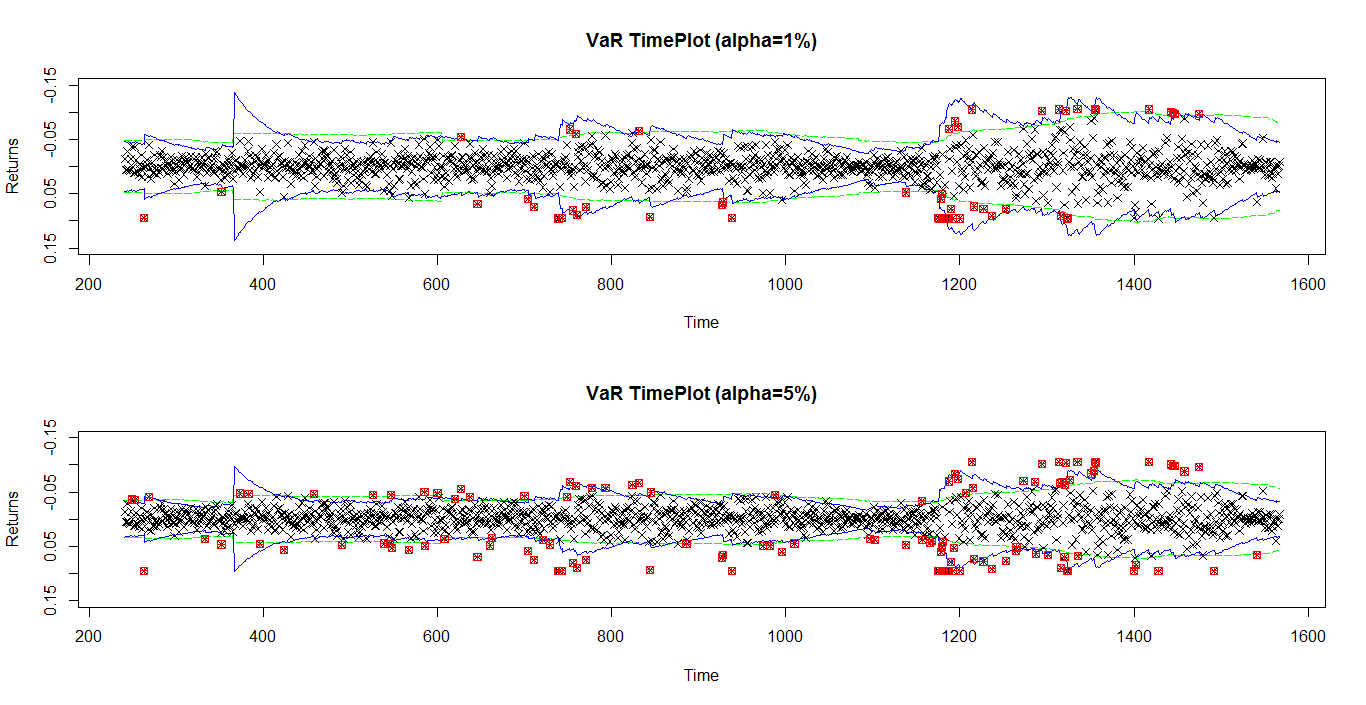

Recreate this plot in R.
# clear variables and close windows
rm(list = ls(all = TRUE))
graphics.off()

VaRest = function(y, method, alpha) {
  # parameter settings
  n = length(y)
  h = 240
  lam = 0.96
  w = 1
  
  # RMA
  if (method == 1) {
    sigma = matrix(1, (n - h), 1) - 1
    tmp = cumsum(y * y)
    tmp1 = (tmp[(h + 1):n] - tmp[1:(n - h)])/h
    sigma = sqrt(((w * tmp1) * w))
  }
  
  # EMA
  if (method == 2) {
    sigma = matrix(1, (n - h), 1) - 1
    j = h
    expo = (h - 1):0
    while (j < n) {
      j = j + 1
      tmp = (lam^expo)^0.5 * y[(j - h):(j - 1)]
      tmp1 = sum(tmp * tmp)
      sigma[j - h] = sqrt(tmp1 * (1 - lam))
    }
  }
  
  # Selecting alpha
  if (alpha == 0.01) {
    qf = qnorm(alpha, 0, 1)
    VaR = qf * sigma
    VaR = cbind(VaR, (-VaR))
  } else if (alpha == 0.05) {
    qf = qnorm(alpha, 0, 1)
    VaR = qf * sigma
    VaR = cbind(VaR, (-VaR))
  }
  
}

# Main computation
x1 = read.table("CMS.txt")
x = x1[1:nrow(x1), 1]
y = diff(log(x))
h = 240

# Option 1_1=RMA of 1%, Option 2_1=EMA of 1%, Option 1_2=RMA of 5%, Option 2_2=RMA of
# 5%
opt1_1 = VaRest(y, 1, 0.01)
opt2_1 = VaRest(y, 2, 0.01)
opt1_2 = VaRest(y, 1, 0.05)
opt2_2 = VaRest(y, 2, 0.05)

# Plots

# Subplots
A = c(1, 2)
layout(A)

# 1.Plots for estimated VaR of 1%
time = seq(h + 1, length(x) - 1)
plot(time, opt1_1[, 1], col = "green", type = "l", lty = "longdash", ylim = c(0.15, -0.15), 
     main = "VaR TimePlot (alpha=1%)", xlab = "Time", ylab = "Returns")
lines(time, opt1_1[, 2], col = "green", lty = "longdash")
lines(time, opt2_1[, 1], col = "blue", lty = "solid")
lines(time, opt2_1[, 2], col = "blue", lty = "solid")

points(241:(length(x) - 1), y[241:(length(x) - 1)], col = "black", pch = 4)

exceed = matrix(0, length(241:length(y)))
l = 1
for (i in 241:length(y)) {
  if ((opt1_1[i - 240, 2] < y[i]) || (y[i] < opt1_1[i - 240, 1])) {
    exceed[l] = y[i]
    points(i, exceed[l], col = "red", pch = 12)
    l = l + 1
  }
}

# 2.Plots for estimated VaR of 5%
time = seq(h + 1, length(x) - 1)
plot(time, opt1_2[, 1], col = "green", type = "l", lty = "longdash", ylim = c(0.15, -0.15), 
     main = "VaR TimePlot (alpha=5%)", xlab = "Time", ylab = "Returns")
lines(time, opt1_2[, 2], col = "green", lty = "longdash")
lines(time, opt2_2[, 1], col = "blue", lty = "solid")
lines(time, opt2_2[, 2], col = "blue", lty = "solid")

points(241:(length(x) - 1), y[241:(length(x) - 1)], col = "black", pch = 4)

exceed = matrix(0, length(241:length(y)))
l = 1
for (i in 241:length(y)) {
  if ((opt1_2[i - 240, 2] < y[i]) || (y[i] < opt1_2[i - 240, 1])) {
    exceed[l] = y[i]
    points(i, exceed[l], col = "red", pch = 12)
    l = l + 1
  }
}
